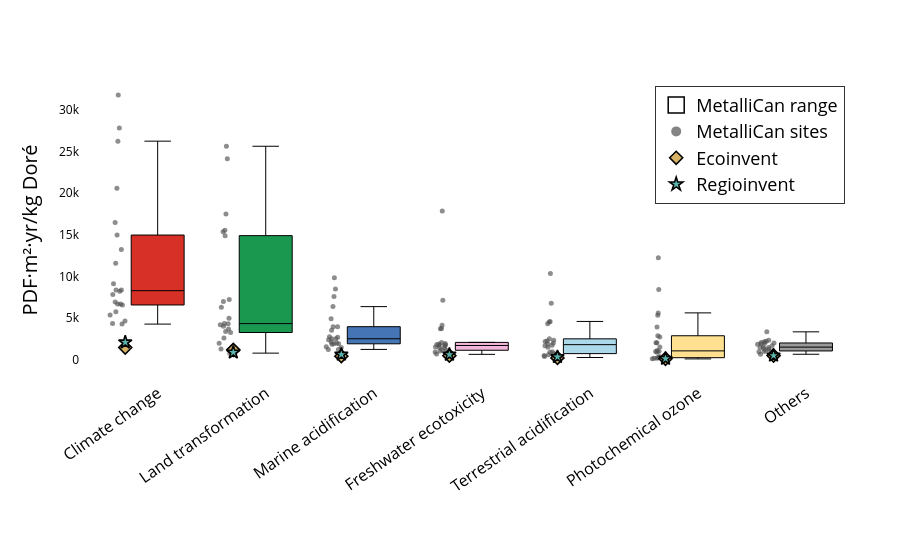

This figure's notebook cell:
### Markdown cell above
#### Boxplot EQ

### Code cell
plot_lcia_boxes_for_reference_product(
    df_eq,
    reference_product="Doré",
    title="",
    yaxis_label="PDF·m²·yr/kg Doré",
    output_html="results/Damages/boxplot_eq_dore.html",
    output_image="results/Damages/boxplot_eq_dore",
    image_format="pdf",
)

### Figure 1 — Plotly figure (JSON) as saved in the notebook; plotly's stock layout.template omitted (floating-point values rounded to 4 significant figures)
{"data": [{"boxpoints": "all", "fillcolor": "#d73027", "hoverinfo": "text+y", "hovertext": ["Brucejack", "Canadian Malartic", "Casa Berardi", "Detour Lake", "Eagle River", "Goldex (Au)", "Hemlo", "Island", "Kiena", "LaRonde (Doré)", "Macassa", "Meadowbank complex", "Meliadine", "Musselwhite", "Porcupine complex", "Rainy River", "Red Lake", "Seabee Gold Operation", "Snow Lake (Doré)", "Timmins Operation", "Westwood-Doyon", "Éléonore"], "jitter": 0.35, "line": {"color": "black", "width": 1}, "marker": {"color": "rgba(80,80,80,0.65)", "size": 5}, "showlegend": false, "x": [0, 0, 0, 0, 0, 0, 0, 0, 0, 0, 0, 0, 0, 0, 0, 0, 0, 0, 0, 0, 0, 0], "y": [27790.0, 8379.0, 9128.0, 16470.0, 5389.0, 8379.0, 5770.0, 4658.0, 4357.0, 4298.0, 14970.0, 13230.0, 8230.0, 6951.0, 11590.0, 26210.0, 7835.0, 31740.0, 6591.0, 20580.0, 6693.0, 6718.0], "type": "box"}, {"boxpoints": "all", "fillcolor": "#1a9850", "hoverinfo": "text+y", "hovertext": ["Brucejack", "Canadian Malartic", "Casa Berardi", "Detour Lake", "Eagle River", "Goldex (Au)", "Hemlo", "Island", "Kiena", "LaRonde (Doré)", "Macassa", "Meadowbank complex", "Meliadine", "Musselwhite", "Porcupine complex", "Rainy River", "Red Lake", "Seabee Gold Operation", "Snow Lake (Doré)", "Timmins Operation", "Westwood-Doyon", "Éléonore"], "jitter": 0.35, "line": {"color": "black", "width": 1}, "marker": {"color": "rgba(80,80,80,0.65)", "size": 5}, "showlegend": false, "x": [1, 1, 1, 1, 1, 1, 1, 1, 1, 1, 1, 1, 1, 1, 1, 1, 1, 1, 1, 1, 1, 1], "y": [3291.0, 6327.0, 15540.0, 5012.0, 1303.0, 3402.0, 6998.0, 1568.0, 24120.0, 4342.0, 7243.0, 4232.0, 4375.0, 2645.0, 17490.0, 25600.0, 14900.0, 4033.0, 821.4, 3717.0, 15350.0, 2018.0], "type": "box"}, {"boxpoints": "all", "fillcolor": "#4575b4", "hoverinfo": "text+y", "hovertext": ["Brucejack", "Canadian Malartic", "Casa Berardi", "Detour Lake", "Eagle River", "Goldex (Au)", "Hemlo", "Island", "Kiena", "LaRonde (Doré)", "Macassa", "Meadowbank complex", "Meliadine", "Musselwhite", "Porcupine complex", "Rainy River", "Red Lake", "Seabee Gold Operation", "Snow Lake (Doré)", "Timmins Operation", "Westwood-Doyon", "Éléonore"], "jitter": 0.35, "line": {"color": "black", "width": 1}, "marker": {"color": "rgba(80,80,80,0.65)", "size": 5}, "showlegend": false, "x": [2, 2, 2, 2, 2, 2, 2, 2, 2, 2, 2, 2, 2, 2, 2, 2, 2, 2, 2, 2, 2, 2], "y": [8495.0, 2545.0, 2722.0, 4952.0, 1573.0, 2414.0, 1952.0, 1504.0, 1266.0, 1270.0, 3976.0, 3989.0, 2536.0, 2152.0, 3565.0, 7609.0, 2774.0, 9852.0, 1937.0, 6393.0, 1885.0, 2036.0], "type": "box"}, {"boxpoints": "all", "fillcolor": "#abd9e9", "hoverinfo": "text+y", "hovertext": ["Brucejack", "Canadian Malartic", "Casa Berardi", "Detour Lake", "Eagle River", "Goldex (Au)", "Hemlo", "Island", "Kiena", "LaRonde (Doré)", "Macassa", "Meadowbank complex", "Meliadine", "Musselwhite", "Porcupine complex", "Rainy River", "Red Lake", "Seabee Gold Operation", "Snow Lake (Doré)", "Timmins Operation", "Westwood-Doyon", "Éléonore"], "jitter": 0.35, "line": {"color": "black", "width": 1}, "marker": {"color": "rgba(80,80,80,0.65)", "size": 5}, "showlegend": false, "x": [4, 4, 4, 4, 4, 4, 4, 4, 4, 4, 4, 4, 4, 4, 4, 4, 4, 4, 4, 4, 4, 4], "y": [4616.0, 2202.0, 1534.0, 4329.0, 2262.0, 973.1, 1720.0, 4565.0, 295.8, 627.7, 2533.0, 10360.0, 6797.0, 2361.0, 525.2, 1906.0, 404.0, 1768.0, 762.1, 2028.0, 528.8, 914.5], "type": "box"}, {"boxpoints": "all", "fillcolor": "#fee090", "hoverinfo": "text+y", "hovertext": ["Brucejack", "Canadian Malartic", "Casa Berardi", "Detour Lake", "Eagle River", "Goldex (Au)", "Hemlo", "Island", "Kiena", "LaRonde (Doré)", "Macassa", "Meadowbank complex", "Meliadine", "Musselwhite", "Porcupine complex", "Rainy River", "Red Lake", "Seabee Gold Operation", "Snow Lake (Doré)", "Timmins Operation", "Westwood-Doyon", "Éléonore"], "jitter": 0.35, "line": {"color": "black", "width": 1}, "marker": {"color": "rgba(80,80,80,0.65)", "size": 5}, "showlegend": false, "x": [5, 5, 5, 5, 5, 5, 5, 5, 5, 5, 5, 5, 5, 5, 5, 5, 5, 5, 5, 5, 5, 5], "y": [5363.0, 2069.0, 172.8, 3940.0, 2742.0, 274.1, 1148.0, 5643.0, 137.8, 289.7, 1570.0, 12250.0, 8431.0, 2903.0, 426.5, 1002.0, 212.4, 1033.0, 128.0, 2073.0, 197.5, 939.8], "type": "box"}, {"boxpoints": "all", "fillcolor": "#f1b6da", "hoverinfo": "text+y", "hovertext": ["Brucejack", "Canadian Malartic", "Casa Berardi", "Detour Lake", "Eagle River", "Goldex (Au)", "Hemlo", "Island", "Kiena", "LaRonde (Doré)", "Macassa", "Meadowbank complex", "Meliadine", "Musselwhite", "Porcupine complex", "Rainy River", "Red Lake", "Seabee Gold Operation", "Snow Lake (Doré)", "Timmins Operation", "Westwood-Doyon", "Éléonore"], "jitter": 0.35, "line": {"color": "black", "width": 1}, "marker": {"color": "rgba(80,80,80,0.65)", "size": 5}, "showlegend": false, "x": [3, 3, 3, 3, 3, 3, 3, 3, 3, 3, 3, 3, 3, 3, 3, 3, 3, 3, 3, 3, 3, 3], "y": [3746.0, 1795.0, 1965.0, 4148.0, 1754.0, 2106.0, 1443.0, 1073.0, 719.7, 833.3, 3785.0, 1845.0, 674.3, 1481.0, 1721.0, 7149.0, 1540.0, 1919.0, 954.6, 17850.0, 1167.0, 1217.0], "type": "box"}, {"boxpoints": "all", "fillcolor": "#999999", "hoverinfo": "text+y", "hovertext": ["Brucejack", "Canadian Malartic", "Casa Berardi", "Detour Lake", "Eagle River", "Goldex (Au)", "Hemlo", "Island", "Kiena", "LaRonde (Doré)", "Macassa", "Meadowbank complex", "Meliadine", "Musselwhite", "Porcupine complex", "Rainy River", "Red Lake", "Seabee Gold Operation", "Snow Lake (Doré)", "Timmins Operation", "Westwood-Doyon", "Éléonore"], "jitter": 0.35, "line": {"color": "black", "width": 1}, "marker": {"color": "rgba(80,80,80,0.65)", "size": 5}, "showlegend": false, "x": [6, 6, 6, 6, 6, 6, 6, 6, 6, 6, 6, 6, 6, 6, 6, 6, 6, 6, 6, 6, 6, 6], "y": [1872.0, 1706.0, 2352.0, 2038.0, 696.7, 1903.0, 994.5, 1082.0, 2082.0, 1483.0, 1585.0, 2198.0, 1499.0, 861.3, 1380.0, 3372.0, 1164.0, 686.6, 1017.0, 2242.0, 2035.0, 1288.0], "type": "box"}, {"marker": {"color": "rgba(0,0,0,0)", "line": {"color": "black", "width": 1.5}, "size": 16, "symbol": "square"}, "mode": "markers", "name": "MetalliCan range", "showlegend": true, "x": [null], "y": [null], "type": "scatter"}, {"marker": {"color": "rgba(80,80,80,0.7)", "size": 10, "symbol": "circle"}, "mode": "markers", "name": "MetalliCan sites", "showlegend": true, "x": [null], "y": [null], "type": "scatter"}, {"marker": {"color": "#d8b365", "line": {"color": "black", "width": 1.6}, "size": 10, "symbol": "diamond"}, "mode": "markers", "name": "Ecoinvent", "x": [-0.3, 2.7, 0.7, 1.7, 5.7, 4.7, 3.7], "y": [1493.0, 518.2, 1218.0, 456.2, 525.1, 147.7, 247.8], "type": "scatter"}, {"marker": {"color": "#5ab4ac", "line": {"color": "black", "width": 1.6}, "size": 10, "symbol": "star"}, "mode": "markers", "name": "Regioinvent", "x": [-0.3, 2.7, 0.7, 1.7, 5.7, 4.7, 3.7], "y": [2116.0, 648.1, 909.3, 652.2, 534.6, 157.3, 364.2], "type": "scatter"}], "layout": {"xaxis": {"tickfont": {"size": 16, "color": "black"}, "tickmode": "array", "tickvals": [0, 1, 2, 3, 4, 5, 6], "ticktext": ["Climate change", "Land transformation", "Marine acidification", "Freshwater ecotoxicity", "Terrestrial acidification", "Photochemical ozone", "Others"], "tickangle": -35, "ticklabelposition": "outside", "automargin": true}, "yaxis": {"title": {"font": {"color": "black", "size": 20}, "text": "PDF·m²·yr/kg Doré"}, "tickfont": {"color": "black"}, "showgrid": false}, "margin": {"l": 80, "r": 40, "t": 80, "b": 180}, "legend": {"title": {"font": {"color": "black", "size": 24}, "text": ""}, "font": {"color": "black", "size": 18}, "orientation": "v", "yanchor": "top", "y": 0.98, "xanchor": "right", "x": 0.98, "bgcolor": "rgba(255,255,255,0.9)", "bordercolor": "black", "borderwidth": 0.8}, "plot_bgcolor": "white", "paper_bgcolor": "white"}}
